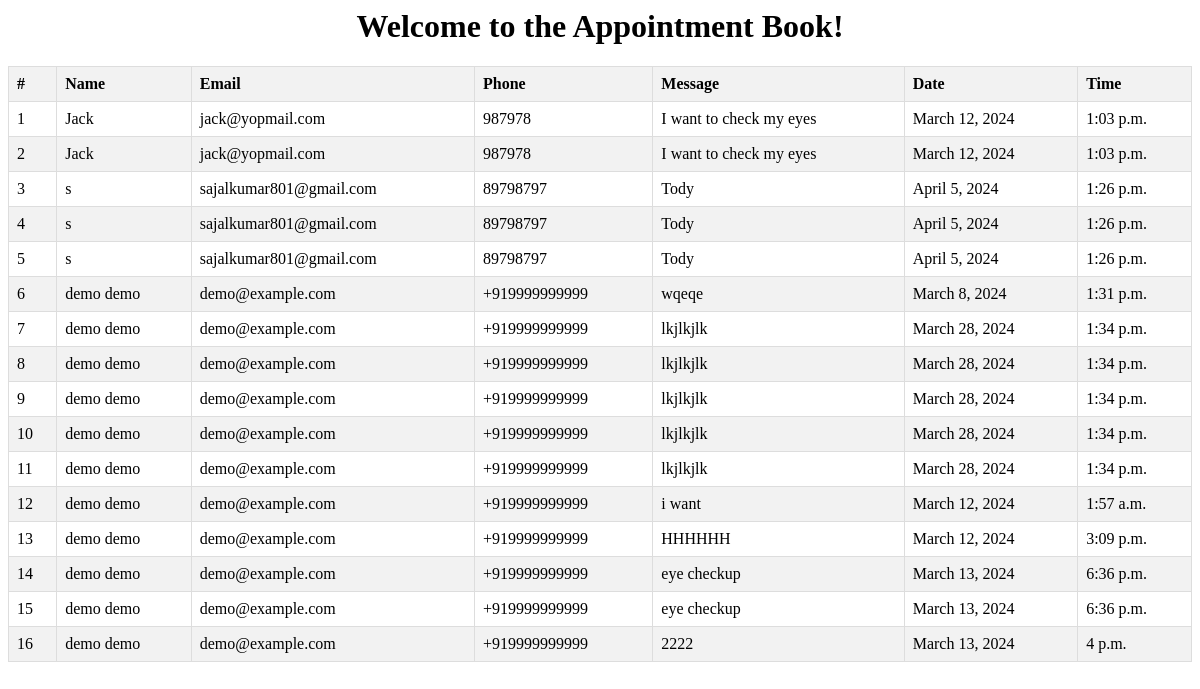
/my-data, run on an earlier commit of the app's database.
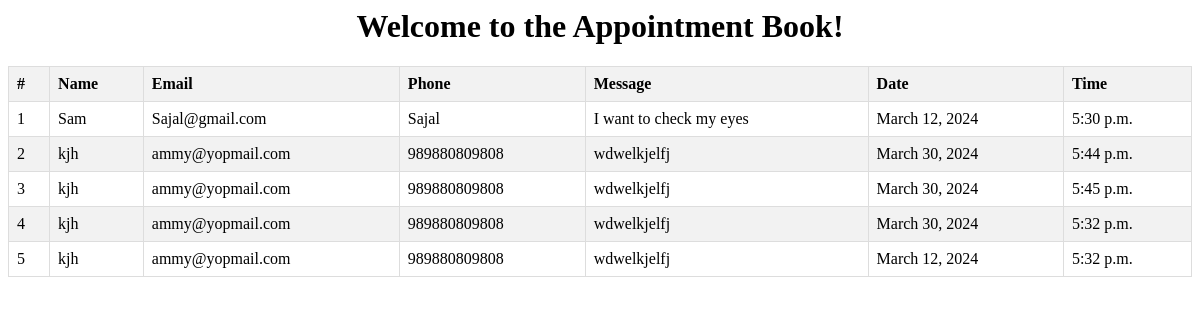
And on a later commit of the database.
### app/models.py (models this page shows, shortened)
class Appointment(models.Model):
    doctor = models.ForeignKey(Doctor, on_delete=models.CASCADE,null=True,blank=False)
    name = models.CharField(max_length=200)
    email = models.EmailField()
    phone = models.CharField(max_length=15)
    message = models.TextField()
    date = models.DateField()
    time=  models.TimeField()
    availble = models.BooleanField(default=False)

### app/views.py (the view)
# urls.py: path("my-data", views.MyAppointments.as_view() ,name="my-data"),
class MyAppointments(View):
    def get(self,request):
        appointments = Appointment.objects.all()
        context = {
            "appointments": appointments
        }
        return render(request,"appointments.html",context )

### templates/appointments.html (shortened to what this page needs)
{% load static %}
{% block content %}
<body> <center> <h1>Welcome to the Appointment Book!</h1> </center>
    <!DOCTYPE html>
    <html lang="en">
    <head>
    </head>
    <body>
    <center>
      <table>
        <thead>
          <tr>
            <th>#</th>
            <th>Name</th>
            <th>Email</th>
            <th>Phone</th>
            <th>Message</th>
            <th>Date</th>
            <th>Time</th>
          </tr>
        </thead>
        <tbody>
          {% for ap in appointments %}
          <tr>
            <td>{{ forloop.counter }}</td>
            <td>{{ ap.name }}</td>
            <td>{{ ap.email }}</td>
            <td>{{ ap.phone }}</td>
            <td>{{ ap.message }}</td>
            <td>{{ ap.date }}</td>
            <td>{{ ap.time }}</td>
          </tr>
          {% endfor %}
        </tbody>
      </table>
    </center>
    </body>
    </html>
</body>
{% endblock %}

### templates/appointments.html (style rules this page uses)
table { width: 100%; border-collapse: collapse; }
th, td { border: 1px solid #dddddd; text-align: left; padding: 8px; }
th { background-color: #f2f2f2; }
tr:nth-child(even) { background-color: #f2f2f2; }

What changed in the data, as far as the page shows it:
removed Appointment: name "Jack", email "jack@yopmail.com", phone "987978", message "I want to check my eyes", date "March 12, 2024", time "1:03 p.m."
removed Appointment: name "Jack", email "jack@yopmail.com", phone "987978", message "I want to check my eyes", date "March 12, 2024", time "1:03 p.m."
removed Appointment: name "s", email "sajalkumar801@gmail.com", phone "89798797", message "Tody", date "April 5, 2024", time "1:26 p.m."
removed Appointment: name "s", email "sajalkumar801@gmail.com", phone "89798797", message "Tody", date "April 5, 2024", time "1:26 p.m."
removed Appointment: name "s", email "sajalkumar801@gmail.com", phone "89798797", message "Tody", date "April 5, 2024", time "1:26 p.m."
removed Appointment: name "demo demo", email "demo@example.com", phone "+919999999999", message "wqeqe", date "March 8, 2024", time "1:31 p.m."
removed Appointment: name "demo demo", email "demo@example.com", phone "+919999999999", message "lkjlkjlk", date "March 28, 2024", time "1:34 p.m."
removed Appointment: name "demo demo", email "demo@example.com", phone "+919999999999", message "lkjlkjlk", date "March 28, 2024", time "1:34 p.m."
removed Appointment: name "demo demo", email "demo@example.com", phone "+919999999999", message "lkjlkjlk", date "March 28, 2024", time "1:34 p.m."
removed Appointment: name "demo demo", email "demo@example.com", phone "+919999999999", message "lkjlkjlk", date "March 28, 2024", time "1:34 p.m."
removed Appointment: name "demo demo", email "demo@example.com", phone "+919999999999", message "lkjlkjlk", date "March 28, 2024", time "1:34 p.m."
removed Appointment: name "demo demo", email "demo@example.com", phone "+919999999999", message "i want", date "March 12, 2024", time "1:57 a.m."
removed Appointment: name "demo demo", email "demo@example.com", phone "+919999999999", message "HHHHHH", date "March 12, 2024", time "3:09 p.m."
removed Appointment: name "demo demo", email "demo@example.com", phone "+919999999999", message "eye checkup", date "March 13, 2024", time "6:36 p.m."
removed Appointment: name "demo demo", email "demo@example.com", phone "+919999999999", message "eye checkup", date "March 13, 2024", time "6:36 p.m."
removed Appointment: name "demo demo", email "demo@example.com", phone "+919999999999", message "2222", date "March 13, 2024", time "4 p.m."
added Appointment: name "Sam", email "Sajal@gmail.com", phone "Sajal", message "I want to check my eyes", date "March 12, 2024", time "5:30 p.m."
added Appointment: name "kjh", email "ammy@yopmail.com", phone "989880809808", message "wdwelkjelfj", date "March 30, 2024", time "5:44 p.m."
added Appointment: name "kjh", email "ammy@yopmail.com", phone "989880809808", message "wdwelkjelfj", date "March 30, 2024", time "5:45 p.m."
added Appointment: name "kjh", email "ammy@yopmail.com", phone "989880809808", message "wdwelkjelfj", date "March 30, 2024", time "5:32 p.m."
added Appointment: name "kjh", email "ammy@yopmail.com", phone "989880809808", message "wdwelkjelfj", date "March 12, 2024", time "5:32 p.m."
